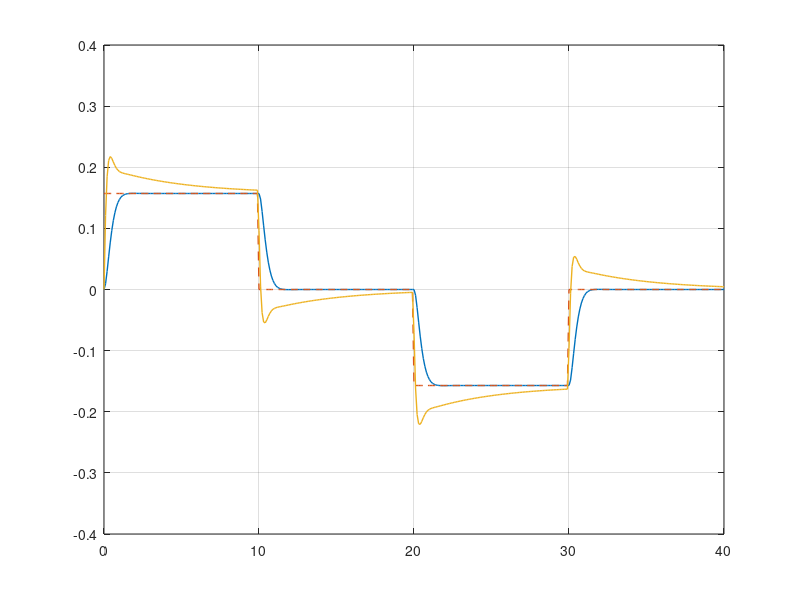

MATLAB code for this plot:
%%%%%%%%%%%%%%%%%%%%%%%%%%%%%%%%%%%%%%%%%%%%%
%% 《控制之美-卷一(第二版)》 代码
%% 作者：王天威
%% 清华大学出版社
%% 程序名称：10-4_Tracking_Problem.m
%% 程序功能：轨迹追踪
%%%%%%%%%%%%%%%%%%%%%%%%%%%%%%%%%%%%%%%%%%%%%
%% 程序初始化，清空工作空间，缓存，
clear all;
close all;
clc;
% 读取Octave控制数据库（注：如使用Matlab，可删除或注释掉本行代码）
pkg load control
%%%%%%%%%%%%%%%%%系统定义%%%%%%%%%%%%%%%%%%%%%
% 定义系统参数
  g=10;
  d=1;
% 定义系统矩阵A
 A=[0 1;g/d 0];
% 定义输入矩阵B
 B=[0;1];
% 定义输出矩阵C
 C = [1, 0];
% 定义直接输入矩阵D
 D = 0;
% 定义仿真时间
tspan = [0: 0.1: 40];
% 状态初始化
z0=[0;0];
%%%%%%%%%%%%%%%%%定义系统微分方程%%%%%%%%%%%%%%%%%%%%%
function  dz = Tracking_sys(t,z,A,B,C,D,g,d)
%%%%%%%%%%%%%%%%%输入定义%%%%%%%%%%%%%%%%%%%%%
% 定义区间目标
if t >= 0 && t <10
   zd = [pi/20;0];
   elseif t >= 20 && t <30
   zd = [-pi/20;0];
   else
   zd = [0;0];
end
 % 定义误差控制矩阵
 Ke = [25, 7];
 % 定义前馈
 F = [-g/d, 0];
 % 定义误差
 e = zd - z;
 % 定义控制器
 u = F * zd + Ke*e;
 % 定义状态空间方程
 dz = A*z + B*u;
end
% 使用 ode45 求解微分方程
[t, z] = ode45(@(t,z)Tracking_sys(t,z,A,B,C,D,g,d), tspan, z0);
% 使用传递函数，pid控制器
% 定义系统传递函数
G_s = tf([1], [1,0,-g/d]);
% 定义控制器
C_s = pid (50,8,10);
% 定义反馈系统
sys_cl = feedback(G_s*C_s,1);
% 定义区间目标
% 初始化目标r
r = zeros(size(tspan));
% 定义r在个区间目标
for i = 1:length(tspan)
    t = tspan(i);
    if t >= 0 && t < 10
        r(i) = pi/20;
    elseif t >= 20 && t < 30
        r(i) = -pi/20;
    else
        r(i) = 0;
    end
end
% 线性仿真
x = lsim(sys_cl,r,tspan);
%%%%%%%%%%%%%%%%%结果%%%%%%%%%%%%%%%%%%%%%%%%%%%
figure(1, 'position',[200 100 600 300]);
% 状态变量结果图
% 系统状态z1结果图
plot(tspan,z(:,1),"linewidth",1);
hold on;
plot(tspan,r,"--","linewidth",1);
plot(tspan,x,"linewidth",1);
grid on;




